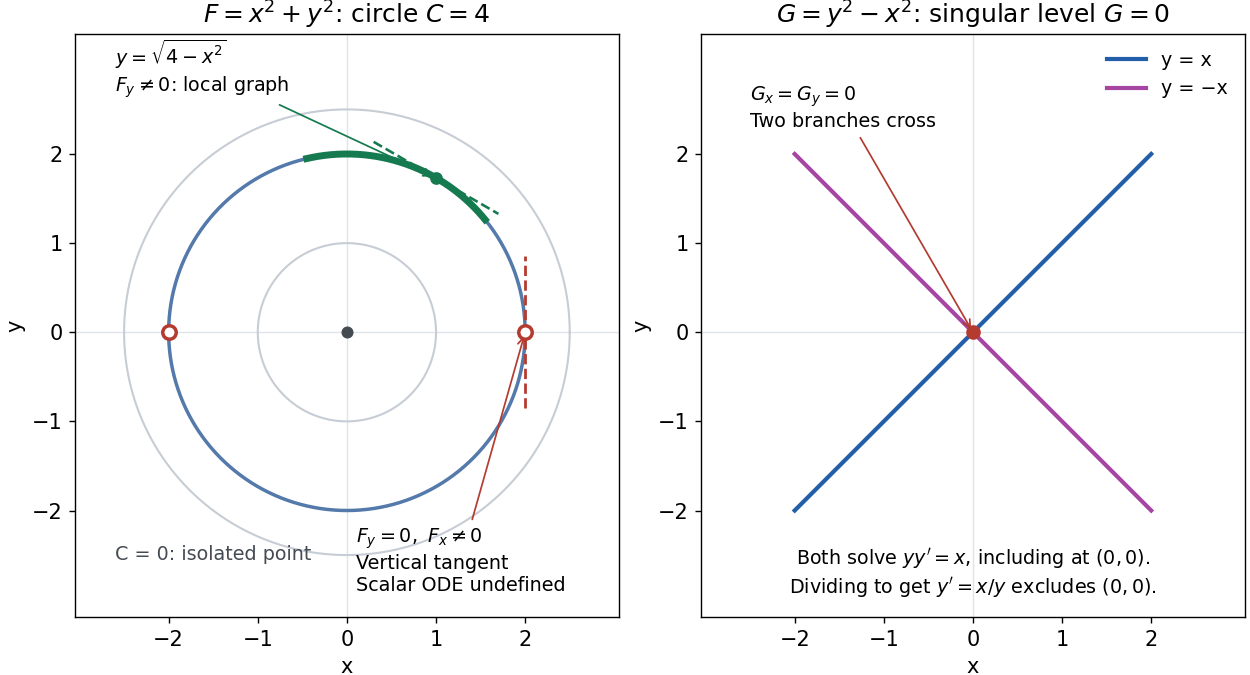

Python code for this plot:
"""Draw regular circular levels and a singular crossing level.

Run from _media with Python 3.14, matplotlib 3.10.7 and numpy 2.3.5:
MPLBACKEND=Agg MPLCONFIGDIR=/tmp/codex-wiki-matplotlib python ../implicit-solution-circle-local-graphs.py
"""

from pathlib import Path

import matplotlib.pyplot as plt
import numpy as np


def main():
    plt.rcParams.update({"font.size": 12, "axes.facecolor": "white"})
    fig, (ax, bx) = plt.subplots(1, 2, figsize=(10, 5.4), layout="constrained", facecolor="white")
    theta = np.linspace(0, 2 * np.pi, 1001)
    for radius in [1, 2, 2.5]:
        ax.plot(radius * np.cos(theta), radius * np.sin(theta),
                color="#c7cdd4", linewidth=1.2, zorder=1)
    ax.plot(2 * np.cos(theta), 2 * np.sin(theta), color="#547aab", linewidth=2, zorder=2)
    branch_x = np.linspace(-0.45, 1.55, 300)
    ax.plot(branch_x, np.sqrt(4 - branch_x**2), color="#167a50", linewidth=4, zorder=3)
    px, py = 1, np.sqrt(3)
    tangent_x = np.linspace(0.3, 1.7, 100)
    ax.plot(tangent_x, py - (tangent_x - px) / np.sqrt(3),
            color="#167a50", linestyle="--", linewidth=1.5, zorder=4)
    ax.scatter([px], [py], color="#167a50", s=40, zorder=5)
    ax.annotate(r"$y=\sqrt{4-x^2}$" + "\n" + r"$F_y\ne0$: local graph",
                xy=(px, py), xytext=(-2.6, 2.7), fontsize=11,
                arrowprops={"arrowstyle": "->", "color": "#167a50"})
    ax.plot([2, 2], [-0.85, 0.85], "--", color="#b43b30", linewidth=1.6)
    ax.scatter([2, -2], [0, 0], facecolors="white", edgecolors="#b43b30", s=60, linewidths=2, zorder=5)
    ax.annotate(r"$F_y=0,\ F_x\ne0$" + "\nVertical tangent\nScalar ODE undefined",
                xy=(2, 0), xytext=(0.1, -2.9), fontsize=11,
                arrowprops={"arrowstyle": "->", "color": "#b43b30"})
    ax.scatter([0], [0], color="#444b53", s=35, zorder=5)
    ax.text(-2.6, -2.55, "C = 0: isolated point", fontsize=11, color="#444b53")
    ax.set(title=r"$F=x^2+y^2$: circle $C=4$", xlim=(-3.05, 3.05), ylim=(-3.2, 3.35),
           xlabel="x", ylabel="y")

    t = np.linspace(-2, 2, 301)
    bx.plot(t, t, color="#235eab", linewidth=2.4, label="y = x")
    bx.plot(t, -t, color="#a645a2", linewidth=2.4, label="y = −x")
    bx.scatter([0], [0], color="#b43b30", s=55, zorder=5)
    bx.annotate(r"$G_x=G_y=0$" + "\nTwo branches cross",
                xy=(0, 0), xytext=(-2.5, 2.3), fontsize=11,
                arrowprops={"arrowstyle": "->", "color": "#b43b30"})
    bx.text(0, -2.7, r"Both solve $yy'=x$, including at $(0,0)$." + "\n" +
            r"Dividing to get $y'=x/y$ excludes $(0,0)$.",
            ha="center", va="center", fontsize=11)
    bx.set(title=r"$G=y^2-x^2$: singular level $G=0$", xlim=(-3.05, 3.05),
           ylim=(-3.2, 3.35), xlabel="x", ylabel="y")
    bx.legend(loc="upper right", fontsize=11, frameon=False)
    for axis in (ax, bx):
        axis.set_aspect("equal", adjustable="box")
        axis.axhline(0, color="#e0e3e7", linewidth=0.8, zorder=0)
        axis.axvline(0, color="#e0e3e7", linewidth=0.8, zorder=0)
        axis.set_xticks([-2, -1, 0, 1, 2])
        axis.set_yticks([-2, -1, 0, 1, 2])
    fig.savefig(Path.cwd() / (Path(__file__).stem + ".png"), dpi=125,
                facecolor="white", transparent=False)
    plt.close(fig)


if __name__ == "__main__":
    main()
